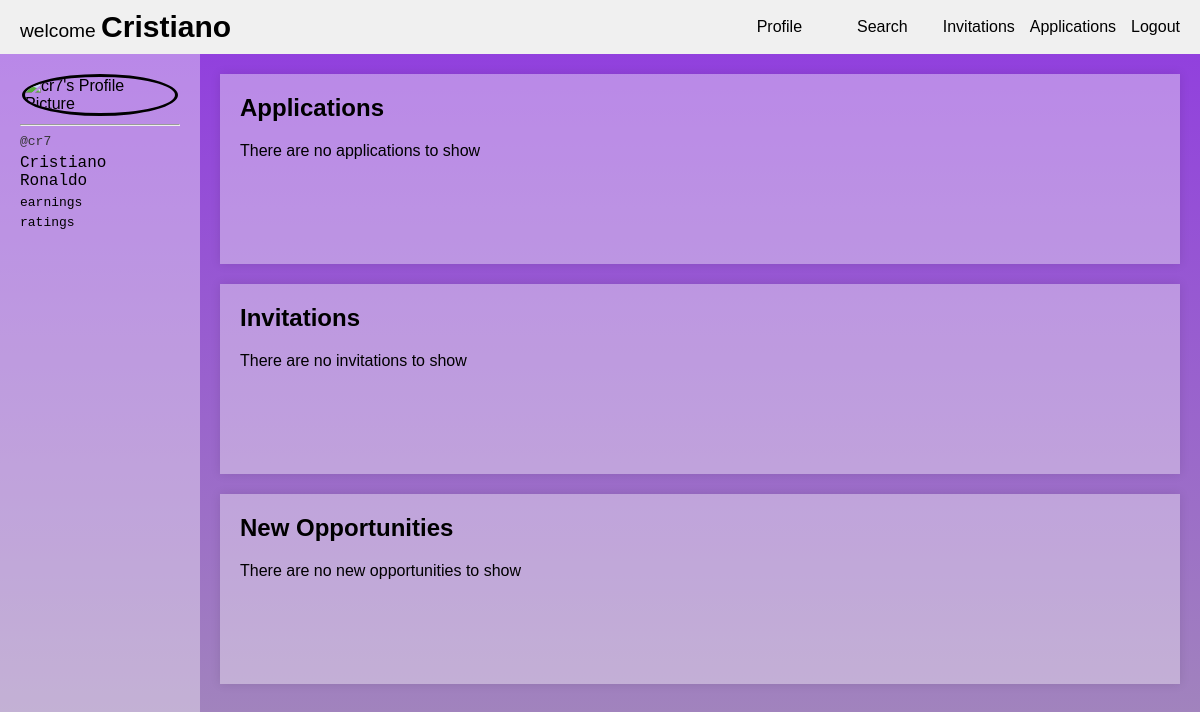
The page /influencer/cr7 on the database its author committed.
### confluence-flask/application/models.py (models this page shows)
class Influencers(db.Model):
    __tablename__ = 'influencers'
    id = db.Column(db.Integer, primary_key=True, autoincrement=True)
    username = db.Column(db.String(100),  nullable=False)
    Fname = db.Column(db.String(100), nullable=False)
    Mname = db.Column(db.String(100), nullable=True)
    Lname = db.Column(db.String(100), nullable=True)
    gender = db.Column(db.String(50), nullable=False)
    address = db.Column(db.String, nullable=False)
    email = db.Column(db.String, nullable=False)
    phone = db.Column(db.String(20), nullable=False)
    socialmedia = db.Column(db.String(100), nullable=False)
    profilePic = db.Column(db.String, nullable=True)
    password = db.Column(db.String(100), nullable=False)
    accounts = db.relationship('InfluencerAccounts', backref='influencer', cascade="all, delete-orphan")

### confluence-flask/application/controller.py (the view)
@main_bp.route('/influencer/<username>')
def influencer_dashboard(username):
    influencer = Influencers.query.filter_by(username=username).first()
    return render_template('influencer_dashboard.html', influencer=influencer)

### confluence-flask/application/templates/influencer_dashboard.html (shortened to what this page needs)
<!DOCTYPE html>
<html lang="en">
<head>
    <link rel="stylesheet" href="{{ url_for('static', filename='dashboard.css') }}">
</head>
<body>
    <div class="container">
        <header>
            <span>welcome <b style="font-size: 30px;">{{ influencer.Fname }}</b></span>
            <nav >
                <a class="nav-link" href ="{{ url_for('main.influencer_profile', username=influencer.username) }}">Profile</a>
                <a class="nav-link" href="{{url_for('main.influencer_campaigns', username=influencer.username)}}">Search</a>
                <a  href="#">Invitations</a>
                <a  href="#">Applications</a>
                <a  href="#">Logout</a>
            </nav>
        </header>
        <div class="content">
            <aside class="profile">
                <div class="profile-image">
                    <img src="{{ url_for('static', filename='uploads/influencers/' + influencer.profilePic) }}" alt="{{ influencer.username }}'s Profile Picture">
                </div>
                <div class="profile-details">
                    <hr>
                    <p style="color:#333;">@{{influencer.username}}</p>
                    <p style="font-size: 16px;">{{influencer.Fname}} {{influencer.Lname}}</p>
                    <p>earnings</p>
                    <p>ratings</p>
                </div>
            </aside>
            <main>
                <section class="panel section">
                    <h2>Applications</h2>
                    <p>There are no applications to show</p>
                </section>
                <section class="panel section">
                    <h2>Invitations</h2>
                    <p>There are no invitations to show</p>
                </section>
                <section class="panel section">
                    <h2>New Opportunities</h2>
                    <p>There are no new opportunities to show</p>
                </section>
            </main>
        </div>
    </div>
</body>
</html>

### confluence-flask/application/static/dashboard.css (style rules this page uses)
body { font-family: Arial, sans-serif; margin: 0; padding: 0; height: 100%; margin: 0; background-image: linear-gradient(rgb(144, 59, 224), rgb(163, 140, 185)); background-repeat: no-repeat; background-attachment: fixed; width: 100%; }
.container { display: flex; flex-direction: column; height: 100vh; }
header { display: flex; justify-content: space-between; align-items: center; background-color: #f0f0f0; padding: 10px 20px; }
header span { font-size: 1.2em; }
nav a { margin-left: 15px; text-decoration: none; color: #000; }
.content { display: flex; flex: 1; }
aside.profile { width: 200px; background-color: #f9f9f963; padding: 20px; box-sizing: border-box; }
.profile-image img { max-width: 150px; height: 150x; border-radius: 50%; display: block; margin: 0 auto; border: 3px solid black; }
.profile-details p { margin: 5px 0; font-family: monospace; font-size: medium; }
main { flex: 1; display: flex; flex-direction: column; padding: 20px; box-sizing: border-box; }
.panel { background-color: #f9f9f963; padding: 20px; margin-bottom: 20px; box-shadow: 0 0 10px rgba(0, 0, 0, 0.1); }
.panel h2 { margin-top: 0; }
.panel p { margin: 0; }
.section { height: 150px; overflow: hidden; position: relative; }
nav { display: flex; align-items: center; height: 100%; }
nav a.nav-link { text-decoration: none; color: #000; padding: 0 20px; display: flex; align-items: center; height: 100%; transition: background-color 0.3s ease; }

### rows shown on the page
Influencers: Fname "Cristiano", username "cr7", Lname "Ronaldo"
